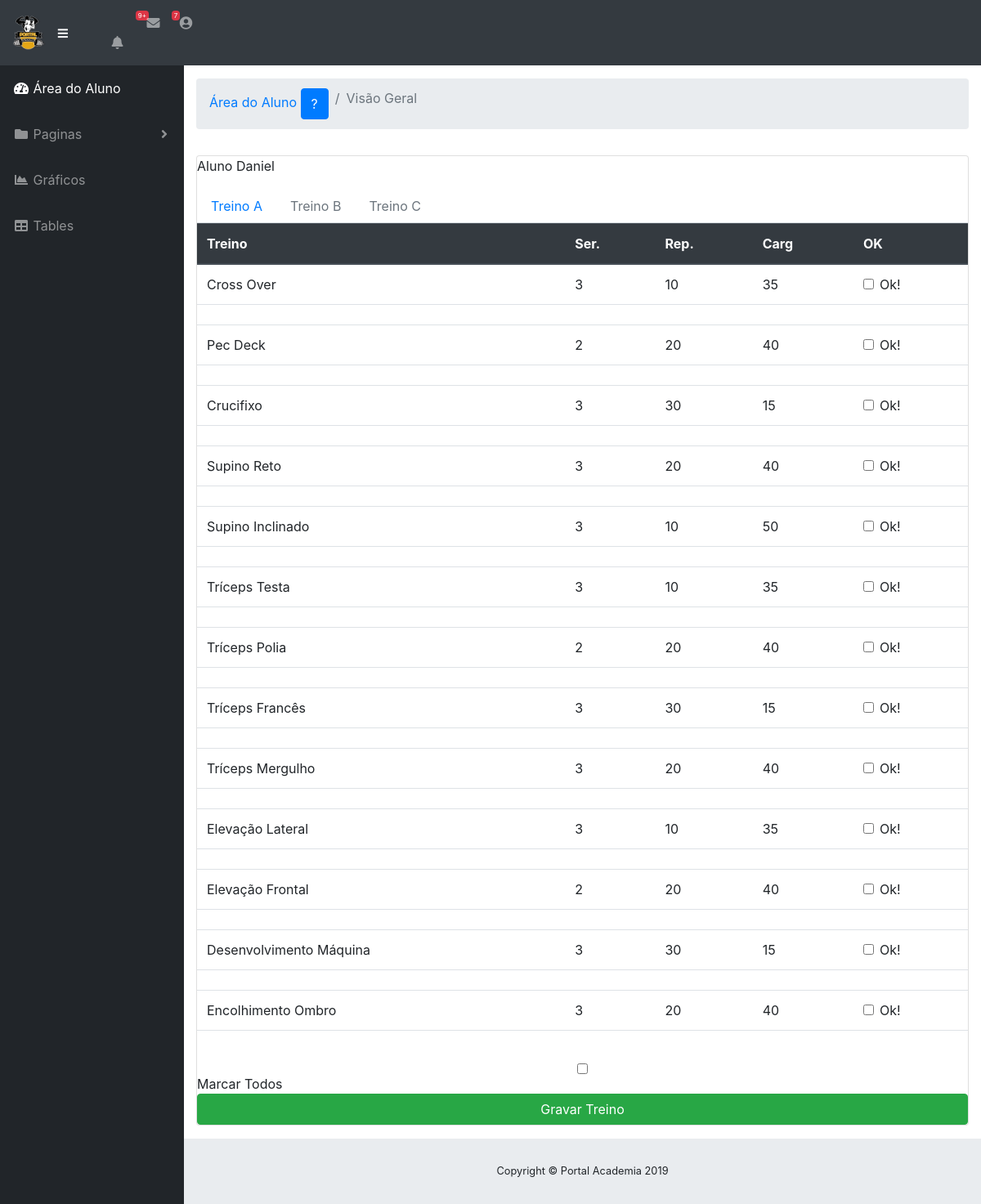
/areaaluno.php, run on the app's committed database.
### tables this page shows
create table `treino` (
  `id` int primary key not null auto_increment,
  `data` date default null,
  `carga` int(11) default null,
  `repeticao` int(11) default null,
  `serie` int(11) default null,
  `fk_grupo_id` int not null,
  `fk_usuario_id` int not null,
  `fk_tipo_id` int not null,
  foreign key (fk_grupo_id) references grupo(id),
  foreign key (fk_usuario_id) references usuario(id),
  foreign key (fk_tipo_id) references tipo(id)
);

create table `tipo` (
  `id` int primary key not null auto_increment,
  `nomet` varchar(40) not null,
  `imagem` varchar(6) not null,
  `fk_grupo_id` int not null,
  foreign key (fk_grupo_id) references grupo(id)
);

### funcoes/tabela_aluno.php (the view, shortened to what this page needs)
<?php include 'conn.php'; ?>
<div class='table-responsive'>
  <p>Aluno Daniel</p>
  <ul class="nav nav-tabs" id="myTab" role="tablist">
    <li class="nav-item">
      <a class="nav-link" id="A-tab" data-toggle="tab" href="#A" role="tab" aria-controls="home" aria-selected="true">Treino A</a>
    </li>
    <li class="nav-item">
      <a class="nav-link disabled " id="B-tab" data-toggle="tab" href="#B" role="tab" aria-controls="profile" aria-selected="false">Treino B</a>
    </li>
    <li class="nav-item">
      <a class="nav-link disabled" id="C-tab" data-toggle="tab" href="#C" role="tab" aria-controls="contact" aria-selected="false">Treino C</a>
    </li>
  </ul>
  <div class="tab-content" id="myTabContent">
    <div class="tab-pane fade show active" id="A" role="tabpanel" aria-labelledby="home-tab">
        <?php preencheTabela(1, 1, $conn); ?>
    </div>
  </div>
</div>
<input type="checkbox" onClick="toggle(this)" /> Marcar Todos<br/>
<button type="button" class="btn btn-success">Gravar Treino</button>
<?php
function carregaLinha ($nomet, $nomeg, $serie, $repeticao, $carga, $caminho, $id_tipo){
    $a = "<tr data-toggle='collapse' data-target='#accordion$id_tipo' class='clickable'>
      <td>$nomet</td>
      <td>$serie</td>
      <td>$repeticao</td>
      <td>$carga</td>
      <td>
        <div class='form-check'>
          <label class='form-check-label'>
            <input type='checkbox' class='form-check-input' value='' name='pago'>Ok!
          </label>
        </div>
      </td>
    </tr>
    <tr>
      <td colspan='5'>
        <div id='accordion$id_tipo' align='center' class='collapse'>
          <img align='center' src='$caminho' alt='' height='300' width='300'/>
        </div>
      </td>
    </tr>";
    return $a;
}
function preencheTabela($idAluno, $grupo, $conn) {
      echo "
      <table class='table'>
        <thead class='thead-dark'>
          <tr>
            <th>Treino</th>
            <th>Ser.</th>
            <th>Rep.</th>
            <th>Carg</th>
            <th>OK</th>
          </tr>
        </thead>
        <tbody>";
      $select = "SELECT tp.nomet, tp.imagem, t.carga, t.repeticao, t.serie, tp.id as 'idt', u.id, SUBSTRING(UPPER(g.nomeg), 1, 4) as 'grupo' FROM tipo tp, treino t, usuario u, grupo g WHERE t.fk_tipo_id = tp.id and t.fk_usuario_id = u.id and t.fk_grupo_id = g.Id and t.fk_usuario_id = 1 and g.grupo = $grupo
      ";
    $resultado  = $conn->query($select);
    if ($resultado->num_rows > 0) {
      while($linha = $resultado->fetch_assoc()) {
        $nomet = $linha['nomet'];
        $nomeg = $linha['grupo'];
        $serie = $linha['serie'];
        $repeticao = $linha['repeticao'];
        $carga = $linha['carga'];
        $imagem = $linha["imagem"];
        $caminho = "./gif/$nomeg/$imagem.gif";
        $id_tipo = $linha["idt"];
        $l = carregaLinha ($nomet, $nomeg, $serie, $repeticao, $carga, $caminho, $id_tipo);
        echo $l;
      }
    }
    echo  "</tbody> </table> ";
}
?>

### areaaluno.php (shortened to what this page needs)
<!DOCTYPE html>
<html lang="en">
<?php include 'template/head_aluno.php'; ?>
<body id="page-top">
  <?php include 'template/cabecalho_aluno.php'; ?>
  <div id="wrapper">
    <?php include 'template/menu-lateral_aluno.php'; ?>
    <div id="content-wrapper">
      <div class="container-fluid">
       <ol class="breadcrumb">
        <li class="breadcrumb-item">
          <a href="#">Área do Aluno</a>
<button type="button" class="btn btn-primary" data-toggle="modal" data-target="#modalExemplo">
  ?
</button>
        </li>
        <li class="breadcrumb-item active">Visão Geral</li>
      </ol>
      <div class="row">
      </div>
      <div class="card mb-3">
        <?php include 'funcoes/tabela_aluno.php'; ?>
      </div>
      <?php include 'template/rodape.php'; ?>
      </html>

### template/head_aluno.php
<?php
echo "
<head>
  <meta charset='utf-8'>
  <meta http-equiv='X-UA-Compatible' content='IE=edge'>
  <meta name='viewport' content='width=device-width, initial-scale=1, shrink-to-fit=no'>
  <meta name='description' content=''>
  <meta name='author' content=''>
  <title>SB Admin - Dashboard</title>
  <link href='vendor/fontawesome-free/css/all.min.css' rel='stylesheet' type='text/css'>
  <link href='vendor/datatables/dataTables.bootstrap4.css' rel='stylesheet'>
  <link href='css/sb-admin.css' rel='stylesheet'>
</head>";
?>

### template/cabecalho_aluno.php (shortened to what this page needs)
<nav class="navbar navbar-expand navbar-dark bg-dark static-top">
<a class="navbar-brand mr-1" href="index.php"><img src="img/logoic.png">
    <button class="btn btn-link btn-sm text-white order-1 order-sm-0" id="sidebarToggle" href="#">
      <i class="fas fa-bars"></i>
    </button>
    <ul class="navbar-nav ml-auto ml-md-0">
      <li class="nav-item dropdown no-arrow mx-1">
        <a class="nav-link dropdown-toggle" href="#" id="alertsDropdown" role="button" data-toggle="dropdown" aria-haspopup="true" aria-expanded="false">
          <i class="fas fa-bell fa-fw"></i>
          <span class="badge badge-danger">9+</span>
        </a>
      </li>
      <li class="nav-item dropdown no-arrow mx-1">
        <a class="nav-link dropdown-toggle" href="#" id="messagesDropdown" role="button" data-toggle="dropdown" aria-haspopup="true" aria-expanded="false">
          <i class="fas fa-envelope fa-fw"></i>
          <span class="badge badge-danger">7</span>
        </a>
      </li>
      <li class="nav-item dropdown no-arrow">
        <a class="nav-link dropdown-toggle" href="#" id="userDropdown" role="button" data-toggle="dropdown" aria-haspopup="true" aria-expanded="false">
          <i class="fas fa-user-circle fa-fw"></i>
        </a>
      </li>
    </ul>
  </nav>

### template/menu-lateral_aluno.php (shortened to what this page needs)
<ul class="sidebar navbar-nav">
  <li class="nav-item active">
    <a class="nav-link" href="areaaluno.php">
      <i class="fas fa-fw fa-tachometer-alt"></i>
      <span>Área do Aluno</span>
    </a>
  </li>
  <li class="nav-item dropdown">
    <a class="nav-link dropdown-toggle" href="#" id="pagesDropdown" role="button" data-toggle="dropdown" aria-haspopup="true" aria-expanded="false">
      <i class="fas fa-fw fa-folder"></i>
      <span>Paginas</span>
    </a>
  </li>
  <li class="nav-item">
    <a class="nav-link" href="charts.php">
      <i class="fas fa-fw fa-chart-area"></i>
      <span>Gráficos</span></a>
  </li>
  <li class="nav-item">
    <a class="nav-link" href="tables.php">
      <i class="fas fa-fw fa-table"></i>
      <span>Tables</span></a>
  </li>
</ul>

### template/rodape.php
      </div>
      <footer class="sticky-footer">
        <div class="container my-auto">
          <div class="copyright text-center my-auto">
            <span>Copyright © Portal Academia 2019</span>
          </div>
        </div>
      </footer>
    </div>
  </div>
</body>

### data on the page
treino: fk_tipo.nomet "Cross Over", serie "3", repeticao "10", carga "35"
treino: fk_tipo.nomet "Pec Deck", fk_tipo "2", repeticao "20", carga "40"
treino: fk_tipo.nomet "Crucifixo", fk_tipo "3", repeticao "30", carga "15"
treino: fk_tipo.nomet "Supino Reto", serie "3", repeticao "20", carga "40"
treino: fk_tipo.nomet "Supino Inclinado", serie "3", repeticao "10", carga "50"
treino: fk_tipo.nomet "Tríceps Testa", serie "3", repeticao "10", carga "35"
treino: fk_tipo.nomet "Tríceps Polia", serie "2", repeticao "20", carga "40"
treino: fk_tipo.nomet "Tríceps Francês", serie "3", repeticao "30", carga "15"
treino: fk_tipo.nomet "Tríceps Mergulho", serie "3", repeticao "20", carga "40"
treino: fk_tipo.nomet "Elevação Lateral", serie "3", repeticao "10", carga "35"
treino: fk_tipo.nomet "Elevação Frontal", serie "2", repeticao "20", carga "40"
treino: fk_tipo.nomet "Desenvolvimento Máquina", serie "3", repeticao "30", carga "15"
treino: fk_tipo.nomet "Encolhimento Ombro", serie "3", repeticao "20", carga "40"
